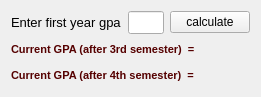
  <widget class="QWidget" name="layoutWidget">
   <property name="geometry">
    <rect>
     <x>10</x>
     <y>590</y>
     <width>261</width>
     <height>83</height>
    </rect>
   </property>
   <layout class="QVBoxLayout" name="verticalLayout_5">
    <item>
     <layout class="QHBoxLayout" name="horizontalLayout_5">
      <item>
       <widget class="QLabel" name="label_4">
        <property name="text">
         <string>&lt;!DOCTYPE HTML PUBLIC &quot;-//W3C//DTD HTML 4.0//EN&quot; &quot;http://www.w3.org/TR/REC-html40/strict.dtd&quot;&gt;
&lt;html&gt;&lt;head&gt;&lt;meta name=&quot;qrichtext&quot; content=&quot;1&quot; /&gt;&lt;style type=&quot;text/css&quot;&gt;
p, li { white-space: pre-wrap; }
&lt;/style&gt;&lt;/head&gt;&lt;body style=&quot; font-family:'MS Shell Dlg 2'; font-size:8.25pt; font-weight:400; font-style:normal;&quot;&gt;
&lt;p style=&quot; margin-top:0px; margin-bottom:0px; margin-left:0px; margin-right:0px; -qt-block-indent:0; text-indent:0px;&quot;&gt;&lt;span style=&quot; font-size:10pt;&quot;&gt;Enter first year gpa&lt;/span&gt;&lt;/p&gt;&lt;/body&gt;&lt;/html&gt;</string>
        </property>
       </widget>
      </item>
      <item>
       <widget class="QLineEdit" name="lineEdit">
        <property name="font">
         <font>
          <pointsize>10</pointsize>
          <weight>75</weight>
          <bold>true</bold>
         </font>
        </property>
        <property name="text">
         <string/>
        </property>
       </widget>
      </item>
      <item>
       <widget class="QPushButton" name="pushButton">
        <property name="text">
         <string>calculate</string>
        </property>
       </widget>
      </item>
     </layout>
    </item>
    <item>
     <layout class="QHBoxLayout" name="horizontalLayout_3">
      <item>
       <widget class="QLabel" name="label_5">
        <property name="text">
         <string>&lt;!DOCTYPE HTML PUBLIC &quot;-//W3C//DTD HTML 4.0//EN&quot; &quot;http://www.w3.org/TR/REC-html40/strict.dtd&quot;&gt;
&lt;html&gt;&lt;head&gt;&lt;meta name=&quot;qrichtext&quot; content=&quot;1&quot; /&gt;&lt;style type=&quot;text/css&quot;&gt;
p, li { white-space: pre-wrap; }
&lt;/style&gt;&lt;/head&gt;&lt;body style=&quot; font-family:'MS Shell Dlg 2'; font-size:8.25pt; font-weight:400; font-style:normal;&quot;&gt;
&lt;p style=&quot; margin-top:0px; margin-bottom:0px; margin-left:0px; margin-right:0px; -qt-block-indent:0; text-indent:0px;&quot;&gt;&lt;span style=&quot; font-size:8pt; font-weight:600; color:#550000;&quot;&gt;Current GPA (after 3rd semester)  =&lt;/span&gt;&lt;/p&gt;&lt;/body&gt;&lt;/html&gt;</string>
        </property>
       </widget>
      </item>
      <item>
       <widget class="QLabel" name="label_7">
        <property name="font">
         <font>
          <pointsize>10</pointsize>
          <weight>75</weight>
          <bold>true</bold>
         </font>
        </property>
        <property name="text">
         <string/>
        </property>
       </widget>
      </item>
      <item>
       <spacer name="horizontalSpacer_3">
        <property name="orientation">
         <enum>Qt::Horizontal</enum>
        </property>
        <property name="sizeHint" stdset="0">
         <size>
          <width>40</width>
          <height>20</height>
         </size>
        </property>
       </spacer>
      </item>
     </layout>
    </item>
    <item>
     <layout class="QHBoxLayout" name="horizontalLayout_4">
      <item>
       <widget class="QLabel" name="label_6">
        <property name="text">
         <string>&lt;!DOCTYPE HTML PUBLIC &quot;-//W3C//DTD HTML 4.0//EN&quot; &quot;http://www.w3.org/TR/REC-html40/strict.dtd&quot;&gt;
&lt;html&gt;&lt;head&gt;&lt;meta name=&quot;qrichtext&quot; content=&quot;1&quot; /&gt;&lt;style type=&quot;text/css&quot;&gt;
p, li { white-space: pre-wrap; }
&lt;/style&gt;&lt;/head&gt;&lt;body style=&quot; font-family:'MS Shell Dlg 2'; font-size:8.25pt; font-weight:400; font-style:normal;&quot;&gt;
&lt;p style=&quot; margin-top:0px; margin-bottom:0px; margin-left:0px; margin-right:0px; -qt-block-indent:0; text-indent:0px;&quot;&gt;&lt;span style=&quot; font-size:8pt; font-weight:600; color:#550000;&quot;&gt;Current GPA (after 4th semester)  =&lt;/span&gt;&lt;/p&gt;&lt;/body&gt;&lt;/html&gt;</string>
        </property>
       </widget>
      </item>
      <item>
       <widget class="QLabel" name="label_8">
        <property name="font">
         <font>
          <pointsize>10</pointsize>
          <weight>75</weight>
          <bold>true</bold>
         </font>
        </property>
        <property name="text">
         <string/>
        </property>
       </widget>
      </item>
      <item>
       <spacer name="horizontalSpacer_4">
        <property name="orientation">
         <enum>Qt::Horizontal</enum>
        </property>
        <property name="sizeHint" stdset="0">
         <size>
          <width>40</width>
          <height>20</height>
         </size>
        </property>
       </spacer>
      </item>
     </layout>
    </item>
   </layout>
  </widget>
